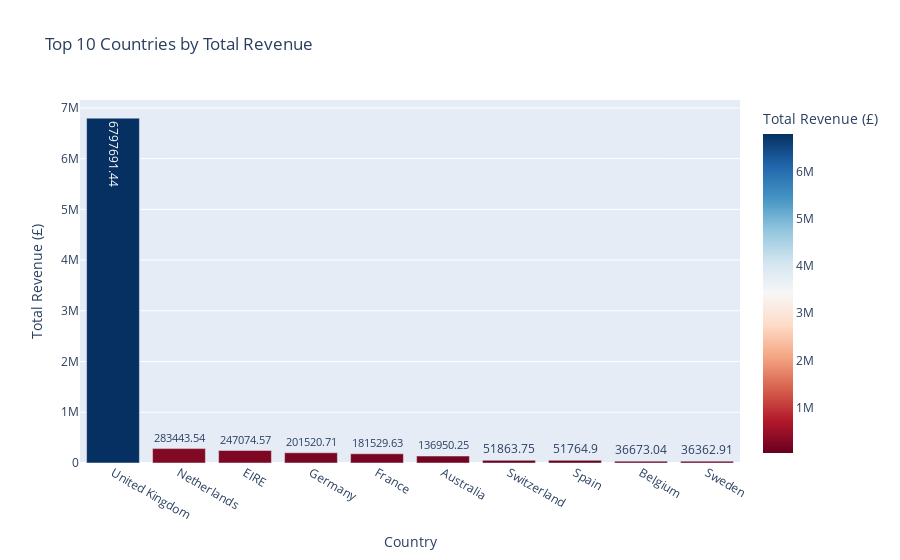

Notebook code for this chart:
### Code cell
fig = px.bar(
    country_stats, 
    x='Country', 
    y='TotalPrice', 
    text='TotalPrice', 
    title='Top 10 Countries by Total Revenue',
    labels={'TotalPrice': 'Total Revenue (£)', 'Country': 'Country'},
    color='TotalPrice', 
    color_continuous_scale='rdbu'
)
fig.show()

### Figure 1 — Plotly figure (JSON) as saved in the notebook; plotly's stock layout.template omitted (floating-point values rounded to 4 significant figures)
{"data": [{"alignmentgroup": "True", "hovertemplate": "Country=%{x}<br>Total Revenue (£)=%{marker.color}<extra></extra>", "legendgroup": "", "marker": {"color": [6798000.0, 283400.0, 247100.0, 201500.0, 181500.0, 137000.0, 51860.0, 51760.0, 36670.0, 36360.0], "coloraxis": "coloraxis", "pattern": {"shape": ""}}, "name": "", "offsetgroup": "", "orientation": "v", "showlegend": false, "text": [6798000.0, 283400.0, 247100.0, 201500.0, 181500.0, 137000.0, 51860.0, 51760.0, 36670.0, 36360.0], "textposition": "auto", "type": "bar", "x": ["United Kingdom", "Netherlands", "EIRE", "Germany", "France", "Australia", "Switzerland", "Spain", "Belgium", "Sweden"], "xaxis": "x", "y": [6798000.0, 283400.0, 247100.0, 201500.0, 181500.0, 137000.0, 51860.0, 51760.0, 36670.0, 36360.0], "yaxis": "y"}], "layout": {"barmode": "relative", "coloraxis": {"colorbar": {"title": {"text": "Total Revenue (£)"}}, "colorscale": [[0, "rgb(103,0,31)"], [0.1, "rgb(178,24,43)"], [0.2, "rgb(214,96,77)"], [0.3, "rgb(244,165,130)"], [0.4, "rgb(253,219,199)"], [0.5, "rgb(247,247,247)"], [0.6, "rgb(209,229,240)"], [0.7, "rgb(146,197,222)"], [0.8, "rgb(67,147,195)"], [0.9, "rgb(33,102,172)"], [1, "rgb(5,48,97)"]]}, "legend": {"tracegroupgap": 0}, "title": {"text": "Top 10 Countries by Total Revenue"}, "xaxis": {"anchor": "y", "domain": [0, 1], "title": {"text": "Country"}}, "yaxis": {"anchor": "x", "domain": [0, 1], "title": {"text": "Total Revenue (£)"}}}}
